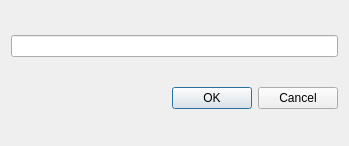
<?xml version="1.0" encoding="UTF-8"?>
<ui version="4.0">
 <class>Dialog</class>
 <widget class="QDialog" name="Dialog">
  <property name="geometry">
   <rect>
    <x>0</x>
    <y>0</y>
    <width>349</width>
    <height>146</height>
   </rect>
  </property>
  <property name="windowTitle">
   <string>Dialog</string>
  </property>
  <layout class="QVBoxLayout" name="verticalLayout">
   <item>
    <widget class="QLineEdit" name="lineEditTexto"/>
   </item>
   <item>
    <widget class="QDialogButtonBox" name="buttonBox">
     <property name="orientation">
      <enum>Qt::Horizontal</enum>
     </property>
     <property name="standardButtons">
      <set>QDialogButtonBox::Cancel|QDialogButtonBox::Ok</set>
     </property>
    </widget>
   </item>
  </layout>
 </widget>
 <resources/>
 <connections>
  <connection>
   <sender>buttonBox</sender>
   <signal>accepted()</signal>
   <receiver>Dialog</receiver>
   <slot>accept()</slot>
   <hints>
    <hint type="sourcelabel">
     <x>248</x>
     <y>254</y>
    </hint>
    <hint type="destinationlabel">
     <x>157</x>
     <y>274</y>
    </hint>
   </hints>
  </connection>
  <connection>
   <sender>buttonBox</sender>
   <signal>rejected()</signal>
   <receiver>Dialog</receiver>
   <slot>reject()</slot>
   <hints>
    <hint type="sourcelabel">
     <x>316</x>
     <y>260</y>
    </hint>
    <hint type="destinationlabel">
     <x>286</x>
     <y>274</y>
    </hint>
   </hints>
  </connection>
 </connections>
</ui>
